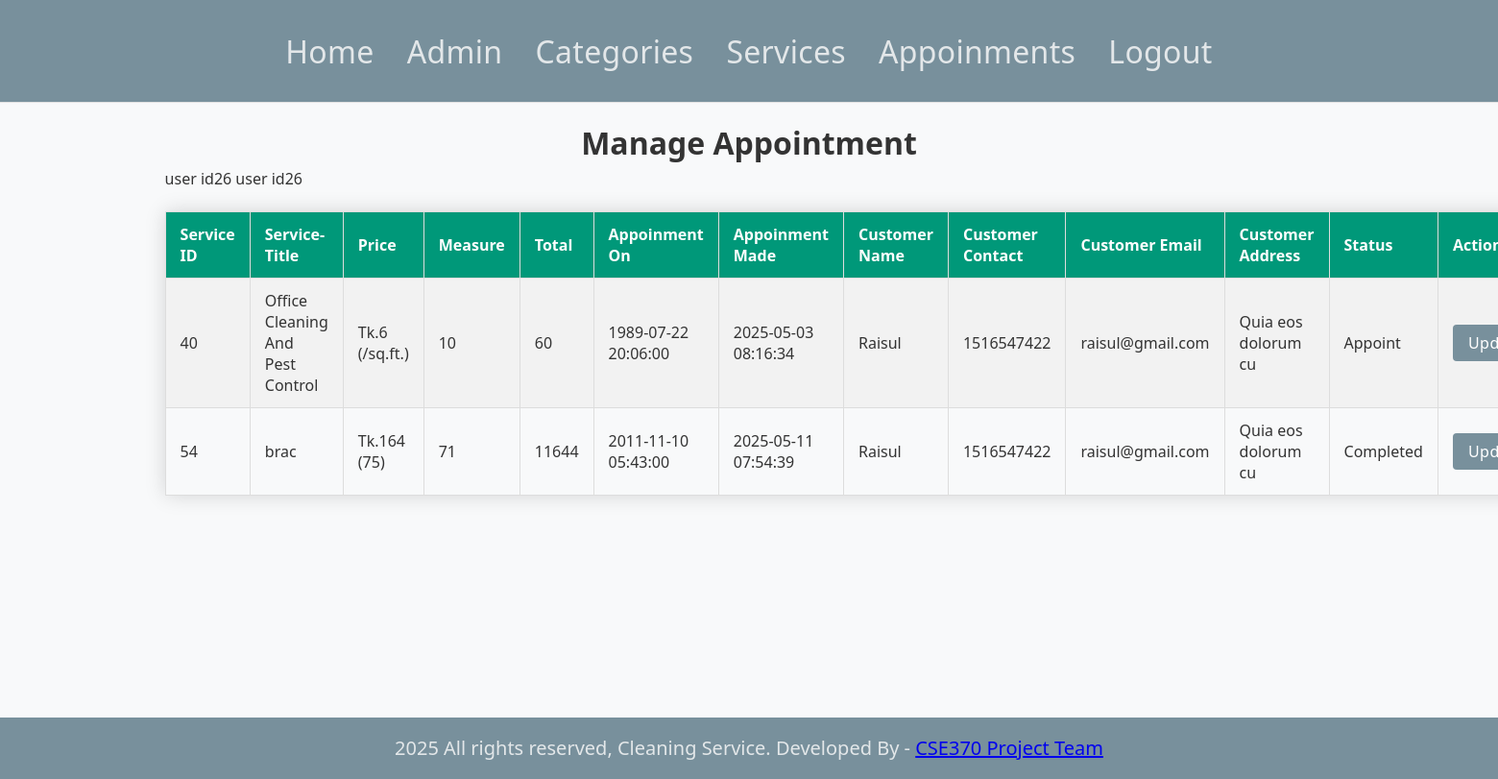
/admin/manage-appoinment.php (signed in), run on the app's committed database.
### tables this page shows
CREATE TABLE `appointment` (
  `id` int(11) NOT NULL,
  `appointment_on` datetime NOT NULL,
  `measure` varchar(50) NOT NULL,
  `total` decimal(20,0) NOT NULL,
  `appointment_made` datetime NOT NULL,
  `status` varchar(50) NOT NULL,
  `u_id` int(11) DEFAULT NULL,
  `s_id` int(11) DEFAULT NULL
);

CREATE TABLE `service` (
  `Id` int(11) NOT NULL,
  `Title` varchar(150) NOT NULL,
  `Description` varchar(255) NOT NULL,
  `Price` decimal(10,0) NOT NULL,
  `Price_des` varchar(20) NOT NULL,
  `Image_Name` varchar(255) NOT NULL,
  `Category_Title` varchar(100) NOT NULL,
  `Active` varchar(10) NOT NULL
);

CREATE TABLE `user` (
  `id` int(11) NOT NULL,
  `full_name` varchar(100) NOT NULL,
  `username` varchar(255) NOT NULL,
  `password` varchar(255) NOT NULL,
  `email` varchar(255) NOT NULL,
  `address` varchar(255) NOT NULL,
  `phone` int(11) NOT NULL,
  `s_id` int(11) NOT NULL
);

### admin/manage-appoinment.php (the view, shortened to what this page needs)
<?php include('partial/menu.php'); ?>
<head>
    <link rel="stylesheet" href="../css/styles.css">
</head>
<div class="main-content">
    <div class="wrapper">
        <h1 class="text-center">Manage Appointment</h1>
        <table class="tbl-full">
        <tr>
            <th>Service ID</th>
            <th>Service-Title</th>
            <th>Price</th>
            <th>Measure</th>
            <th>Total</th>
            <th>Appoinment On</th>
            <th>Appoinment Made</th>
            <th>Customer Name</th>
            <th>Customer Contact</th>
            <th>Customer Email</th>
            <th>Customer Address</th>
            <th>Status</th>
            <th>Action</th>
        </tr>
            <?php
                $sql="SELECT s.Id, s.Title, s.price, s.price_des, a.measure, a.total, a.appointment_on, a.appointment_made, a.status, u.id, u.full_name, u.phone, u.email, u.address FROM service s INNER JOIN appointment a ON a.s_id = s.Id inner join user u ON u.id = a.u_id";
                $res = mysqli_query($conn, $sql);
                $count = mysqli_num_rows($res);
                if ($count > 0) {
                    while ($rows = mysqli_fetch_assoc($res)) {
                        $id = $rows['Id'];
                        $uid = $rows['id'];
                        $service_title = $rows['Title'];
                        $price = $rows['price'];
                        $price_des = $rows['price_des'];
                        $measure = $rows['measure'];
                        $total = $rows['total'];
                        $appoinment_on = $rows['appointment_on'];
                        $appoinment_made = $rows['appointment_made'];
                        $customer_name =  $rows['full_name'];
                        $customer_contact = $rows['phone'];
                        $customer_email = $rows['email'];
                        $customer_address = $rows['address'];
                        $status = $rows['status'];
                        ?>
                        <tr>
                            <td><?php echo $id; ?></td>
                            <td><?php echo $service_title; ?></td>
                            <td>Tk.<?php echo $price ?> (<?php echo $price_des ?>)</td>
                            <td><?php echo $measure; ?></td>
                            <td><?php echo $total; ?></td>
                            <td><?php echo $appoinment_on; ?></td>
                            <td><?php echo $appoinment_made; ?></td>
                            <td><?php echo $customer_name; ?></td>
                            <td><?php echo $customer_contact; ?></td>
                            <td><?php echo $customer_email; ?></td>
                            <td><?php echo $customer_address; ?></td>
                            <td><?php echo $status; ?></td>
                            <td>
                                <a href="update-appointment.php?id=<?php echo $id; ?>&u_id=<?php echo $uid; ?>" class="btn-secondary">Update</a>
                            </td>
                        </tr>
                        <?php
                    }
                }
            ?>
        </table>
    </div>
</div>
<?php include('partial/footer.php') ?>

### css/admin.css (style rules this page uses)
* { margin: 0; padding: 0; font-family: -apple-system, BlinkMacSystemFont, "Segoe UI", Roboto, Oxygen-Sans, Ubuntu, Cantarell, "Helvetica Neue", sans-serif; }
.tbl-full { width: 100%; border-collapse: collapse; margin-top: 20px; box-shadow: 0 0 20px rgba(0, 0, 0, 0.15); text-align: left; }
.wrapper { padding: 1%; width: 80%; margin: 0 auto; }
.text-center { text-align: center; }
.tbl-full th, .tbl-full td { padding: 12px 15px; border: 1px solid #ddd; text-align: left; }
.tbl-full th { background-color: #009879; color: white; font-weight: bold; }
.tbl-full tr:nth-child(even) { background-color: #f2f2f2; }
.btn-secondary { display: inline-block; padding: 8px 16px; background-color: #78909c; color: white; text-decoration: none; border-radius: 4px; font-weight: normal; transition: all 0.2s ease; border: none; box-shadow: none; letter-spacing: 0.5px; }
.main-content { background-color: #f8f9fa; min-height: 80vh; }

### css/styles.css (style rules this page uses)
:root { --primary: #2c7be5; --primary-dark: #1a68d1; --secondary: #6c757d; --light: #f8f9fa; --dark: #343a40; --success: #00d97e; --danger: #e63757; --warning: #f6c343; --info: #39afd1; }
* { margin: 0; padding: 0; box-sizing: border-box; font-family: "Segoe UI", Tahoma, Geneva, Verdana, sans-serif; }
body { background-color: #f5f7fb; color: #333; line-height: 1.6; }

### data on the page
appointment: s.Id "40", s.Title "Office Cleaning And Pest Control", s.Price "6", s.Price_des "/sq.ft.", measure "10", total "60", appointment_on "1989-07-22 20:06:00", appointment_made "2025-05-03 08:16:34", u.full_name "Raisul", u.phone "1516547422", u.email "raisul@gmail.com", u.address "Quia eos dolorum cu", status "Appoint"
appointment: s.Id "54", s.Title "brac", s.Price "164", s.Price_des "75", measure "71", total "11644", appointment_on "2011-11-10 05:43:00", appointment_made "2025-05-11 07:54:39", u.full_name "Raisul", u.phone "1516547422", u.email "raisul@gmail.com", u.address "Quia eos dolorum cu", status "Completed"
